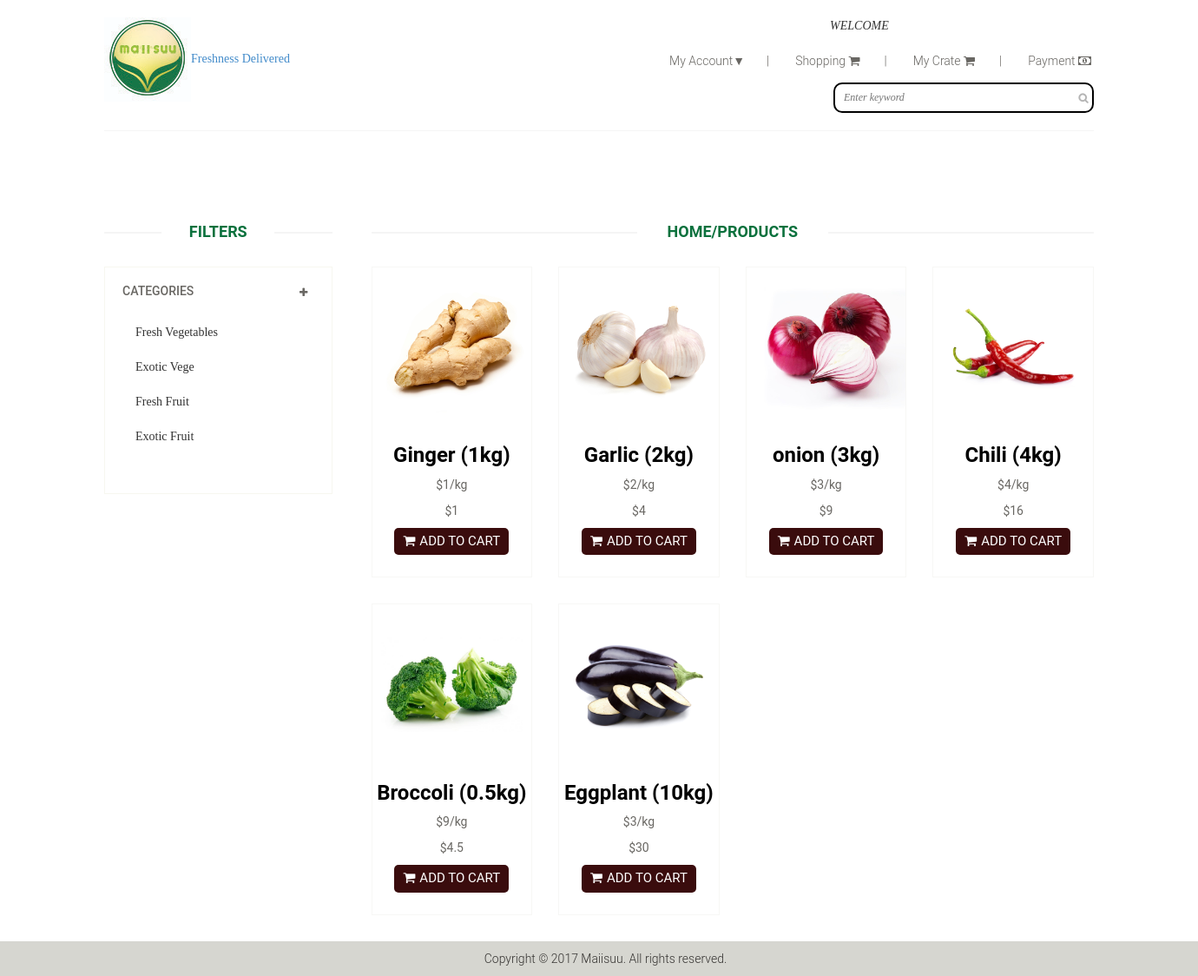
Screenshot of /index_home.php with the database file from the repository.
### tables this page shows
CREATE TABLE `product` (
  `product_id` bigint(20) NOT NULL,
  `product_name` varchar(500) NOT NULL,
  `product_img` varchar(500) NOT NULL,
  `product_weightkg` varchar(100) NOT NULL,
  `product_pricekg` varchar(100) NOT NULL,
  `product_price` varchar(100) NOT NULL,
  `category` varchar(100) NOT NULL,
  `sub_category` varchar(500) NOT NULL
);

### index_home.php (the view, shortened to what this page needs)
<?php
include'dbconfig.php';
if (isset($_GET["sub_category"]))
{
    $id=$_GET["sub_category"];
}
else
{
    $id="";
}
?>
<!DOCTYPE html>
<html lang="en">
<head>
    <link href="css/bootstrap.min.css" rel="stylesheet">
    <link href="css/font-awesome.min.css" rel="stylesheet">
    <link href="css/prettyPhoto.css" rel="stylesheet">
    <link href="css/price-range.css" rel="stylesheet">
    <link href="css/animate.css" rel="stylesheet">
	<link href="css/main.css" rel="stylesheet">
	<link href="css/responsive.css" rel="stylesheet">
</head>
<body>
	<header id="header">
		<div class="header-middle">
			<div class="container">
				<div class="row">
					<div class="col-sm-4">
						<div class="logo pull-left">
							<a href="index.html"><img src="images/Logo 8.jpg" alt="" />Freshness Delivered</a>
						</div>
					</div>
					<div class="col-sm-8">
						<div class="shop-menu pull-right">
                        <p style="color:#0F0; position:relative; right:-200px;"><i style="color:#333">WELCOME&nbsp;</i><?php echo "$_SESSION[email]"; ?></p>
							<ul class="nav navbar-nav">
							<li class="dropdown-toggle" data-toggle="dropdown" data-hover="dropdown"><a href="">My Account&#9660;<span style="margin-left:25px">|</span></a></li>
<li><a href="index_home.php"> Shopping <i class="fa fa-shopping-cart"></i><span style="margin-left:25px">|</span></a></li>
<li><a href="mycrate.php"> My Crate <i class="fa fa-shopping-cart"></i><span style="margin-left:25px">|</span></a></li>
<li><a href="checkout-login-register.php"> Payment <i class="fa fa-money"></i></a></li>
							</ul>
						</div>
					</div>
                    <div class="search_box pull-right" style="margin-top:15px;">
							<input type="text" placeholder="Enter keyword" style="width:300px"/>
					</div>
				</div>
			</div>
		</div>
		<div class="header-bottom">
			<div class="container">
				<div class="row">
					<div class="col-sm-12">
					</div>
				</div>
			</div>
		</div>
	</header>
	<section id="slider">
	</section>
	<section>
		<div class="container">
			<div class="row">
				<div class="col-sm-3">
					<div class="left-sidebar">
						<h2>FILTERS</h2>
						<div class="panel-group category-products" id="accordian">
							<div class="panel panel-default">
								<div class="panel-heading">
									<h4 class="panel-title">
										<a data-toggle="collapse" data-parent="#accordian" href="#sub1">
											<span class="badge pull-right"><i class="fa fa-plus"></i></span>
										<div>Categories </div>
										</a>
									</h4>
								</div>
								<div id="sub1" class="panel-collapse collapse in">
									<div class="panel-body">
										<ul id="filter">
<?php
	   $sql ="SELECT DISTINCT category FROM categories";
       $query = mysqli_query($conn,$sql) or die ;
       if($id== null || $id == "")
       {
        $sql2 ="SELECT * FROM product";
       }
       else
       {
	    $sql2 ="SELECT * FROM product WHERE sub_category = '$id'";
       }
       $query2 = mysqli_query($conn,$sql2) or die ;
       while($row = mysqli_fetch_array($query))
        {
            echo '<li value="_'.$row['category'].'">'.$row['category'].'</li>';
        }
    ?>   <!--
										</ul>
									</div>
								</div>
							</div>
						</div>
					</div>
				</div>
				<div class="col-sm-9 padding-right">
					<div class="features_items">
						<h2   class="title text-center">HOME/PRODUCTS</h2>
                       <?php
					   while($fetch=mysqli_fetch_array($query2))
					   {
						foreach (glob("images/".$fetch[1]."*.*") as $filename)
					    {
                       echo " <div class='col-sm-4' style=' width:25%; height:10%;'>
						<div class='product-image-wrapper'>
						<div class='single-products'>
						<div class='productinfo text-center'>
						<form id='form' method='POST' action='cart.php' enctype='multipart/form-data'>
						<img src='$filename' alt='' />
						<h2>$fetch[1] ($fetch[3]kg)</h2>
						<p>$$fetch[4]/kg</p>
                        <p>$$fetch[5]</p>
						<input hidden='' type='text' name='productid' value='$fetch[0]'/>
<button class='btn btn-default add-to-cart'  type='submit' name='addtocart' onClick='block(); return false;'><i class='fa fa-shopping-cart'></i>Add to cart</button>
						</form>
						</div>
						</div>
						</div>
						</div>";
					  }
					   }
					?>
					</div>
				</div>
			</div>
		</div>
	</section>
	<footer id="footer">
		<div class="footer-bottom">
			<div class="container">
				<div class="row">
					<center><p>Copyright © 2017 Maiisuu. All rights reserved.</p></center>
				</div>
			</div>
		</div>
	</footer>
</body>
</html>

### css/main.css (style rules this page uses)
body { font-family: maiisuu; position: relative; font-weight:400px; }
ul li { list-style: none; }
a { -webkit-transition: 300ms; -moz-transition: 300ms; -o-transition: 300ms; transition: 300ms; }
h1, h2, h3, h4, h5, h6 { font-family: 'Roboto', sans-serif; }
.header-middle .container .row { border-bottom: 1px solid #f5f5f5; margin-left: 0; margin-right: 0; padding-bottom: 20px; padding-top: 20px; }
.header-middle .container .row .col-sm-4 { padding-left: 0; }
.header-middle .container .row .col-sm-8 { padding-right:0; }
.shop-menu ul li { display:inline-block; padding-left: 15px; padding-right: 15px; }
.shop-menu ul li:last-child { padding-right: 0; }
.shop-menu ul li a { background: #FFFFFF; color: #696763; font-family: 'Roboto', sans-serif; font-size: 14px; font-weight: 300; padding:0; padding-right: 0; margin-top: 10px; }
.shop-menu ul li a i { margin-right:3px; }
.header-bottom { padding-bottom: 30px; padding-top: 30px; }
.search_box input { border: 2px solid black; border-radius:10px; color: #B2B2B2; font-family: 'maiisuu'; font-style:italic; font-size: 12px; font-weight: 300; height: 35px; outline: medium none; padding-left: 10px; width: 155px; background-image: url(../images/home/searchicon.png); background-repeat: no-repeat; background-position: 280px; }
#footer { background: #F0F0E9; }
.footer-bottom { background: #D6D6D0; padding-top: 10px; }
.footer-bottom p { color: #363432; font-family: 'Roboto', sans-serif; font-weight: 300; margin-left: 15px; }
#slider { padding-bottom: 45px; }
.category-products { border: 1px solid #F7F7F0; margin-bottom: 35px; padding-bottom: 20px; padding-top: 15px; }
.left-sidebar h2, .brands_products h2 { color: #0b713d; font-family: 'Roboto', sans-serif; font-size: 18px; font-weight: 700; margin: 0 auto 30px; text-align: center; text-transform: uppercase; position: relative; z-index:3; }
.left-sidebar h2:after, h2.title:after { content: " "; position: absolute; border: 1px solid #f5f5f5; bottom:8px; left: 0; width: 100%; height: 0; z-index: -2; }
.left-sidebar h2:before { content: " "; position: absolute; background: #fff; bottom: -6px; width: 130px; height: 30px; z-index: -1; left: 50%; margin-left: -65px; }
h2.title:before { content: " "; position: absolute; background: #fff; bottom: -6px; width: 220px; height: 30px; z-index: -1; left: 50%; margin-left: -110px; }
.category-products .panel { background-color: #FFFFFF; border: 0px; border-radius: 0px; box-shadow:none; margin-bottom: 0px; }
.category-products .panel-default .panel-heading { background-color: #FFFFFF; border: 0 none; color: #FFFFFF; padding: 5px 20px; }
.category-products .panel-default .panel-heading .panel-title a { color: #696763; font-family: 'Roboto', sans-serif; font-size: 14px; text-decoration: none; text-transform: uppercase; }
.panel-group .panel-heading + .panel-collapse .panel-body { border-top: 0 none; }
.category-products .badge { background:none; border-radius: 10px; color: #696763; display: inline-block; font-size: 12px; font-weight: bold; line-height: 1; min-width: 10px; padding: 3px 7px; text-align: center; vertical-align: baseline; white-space: nowrap; }
.panel-body ul { padding-left: 20px; }
.padding-right { padding-right: 0; }
.features_items { overflow:hidden; }
h2.title { color: #0b713d; font-family: 'Roboto', sans-serif; font-size: 18px; font-weight: 700; margin: 0 15px; text-transform: uppercase; margin-bottom: 30px; position: relative; }
.product-image-wrapper { border:1px solid #F7F7F5; overflow: hidden; margin-bottom:30px; }
.single-products { position: relative; }
.productinfo h2 { color: black; font-family: 'Roboto', sans-serif; font-size: 24px; font-weight: 700; }
.productinfo p { font-family: 'Roboto', sans-serif; font-size: 14px; font-weight: 400; color: #696763; }
.productinfo img { width: 100%; }
.productinfo { position:relative; }
.productinfo .add-to-cart { background:#3A0C0D; color: #ffffff; border-radius:5px; padding:5px 10px; text-transform:uppercase; }
.add-to-cart { background:#F5F5ED; border: 0 none; border-radius: 0; color: #696763; font-family: 'Roboto', sans-serif; font-size: 15px; margin-bottom: 25px; }
.add-to-cart i { margin-right:5px; }
#form { display: block; margin-bottom: 0px; margin-top: 0px; overflow: hidden; color:#FFFFFF; }
.category-products ul li { padding:10px 0px; }

### index_home.php (style rules this page uses)
li { cursor: pointer; cursor: hand; }

### rows the page displays
product: product_name (picture), product_name "Ginger", product_weightkg "1", product_pricekg "1", product_price "1"
product: product_name (picture), product_name "Garlic", product_weightkg "2", product_pricekg "2", product_price "4"
product: product_name (picture), product_name "onion", product_weightkg "3", product_pricekg "3", product_price "9"
product: product_name (picture), product_name "Chili", product_weightkg "4", product_pricekg "4", product_price "16"
product: product_name (picture), product_name "Broccoli", product_weightkg "0.5", product_pricekg "9", product_price "4.5"
product: product_name (picture), product_name "Eggplant", product_weightkg "10", product_pricekg "3", product_price "30"

### other values shown
$row['category'] "Fresh Vegetables"
$row['category'] "Exotic Vege"
$row['category'] "Fresh Fruit"
$row['category'] "Exotic Fruit"
